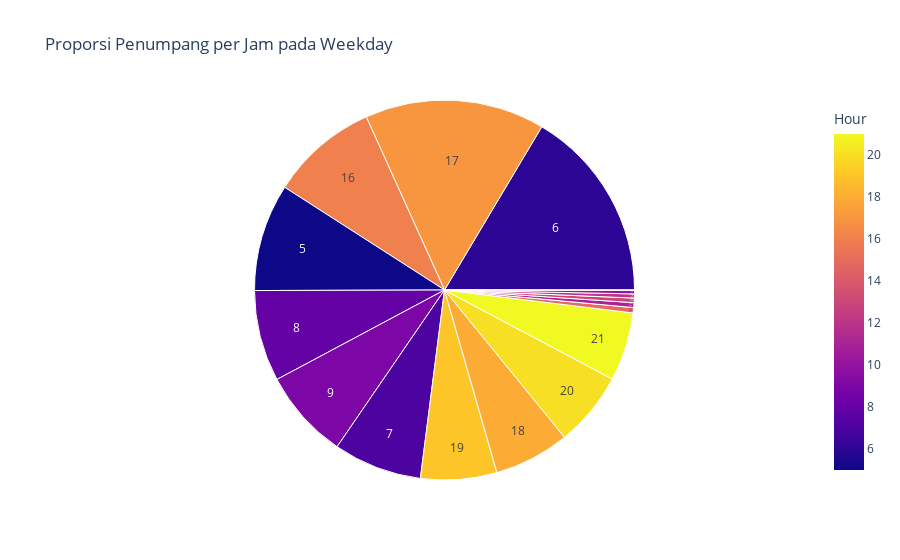

Notebook code cell kept with this figure:
### Code cell
px.sunburst(d_t, path=['Hour'], color='Hour', title='Proporsi Penumpang per Jam pada Weekday')

### Figure 1 — Plotly figure (JSON) as saved in the notebook; plotly's stock layout.template omitted (floating-point values rounded to 4 significant figures)
{"data": [{"branchvalues": "total", "customdata": [[5], [6], [7], [8], [9], [10], [11], [12], [13], [14], [15], [16], [17], [18], [19], [20], [21]], "domain": {"x": [0, 1], "y": [0, 1]}, "hovertemplate": "labels=%{label}<br>count=%{value}<br>parent=%{parent}<br>id=%{id}<br>Hour=%{color}<extra></extra>", "ids": ["5", "6", "7", "8", "9", "10", "11", "12", "13", "14", "15", "16", "17", "18", "19", "20", "21"], "labels": ["5", "6", "7", "8", "9", "10", "11", "12", "13", "14", "15", "16", "17", "18", "19", "20", "21"], "marker": {"coloraxis": "coloraxis", "colors": [5, 6, 7, 8, 9, 10, 11, 12, 13, 14, 15, 16, 17, 18, 19, 20, 21]}, "name": "", "parents": ["", "", "", "", "", "", "", "", "", "", "", "", "", "", "", "", ""], "type": "sunburst", "values": [2924, 5264, 2413, 2484, 2443, 97, 132, 112, 124, 8, 145, 2930, 4902, 2060, 2073, 2031, 1869]}], "layout": {"coloraxis": {"colorbar": {"title": {"text": "Hour"}}, "colorscale": [[0, "#0d0887"], [0.1111, "#46039f"], [0.2222, "#7201a8"], [0.3333, "#9c179e"], [0.4444, "#bd3786"], [0.5556, "#d8576b"], [0.6667, "#ed7953"], [0.7778, "#fb9f3a"], [0.8889, "#fdca26"], [1, "#f0f921"]]}, "legend": {"tracegroupgap": 0}, "title": {"text": "Proporsi Penumpang per Jam pada Weekday"}}}
